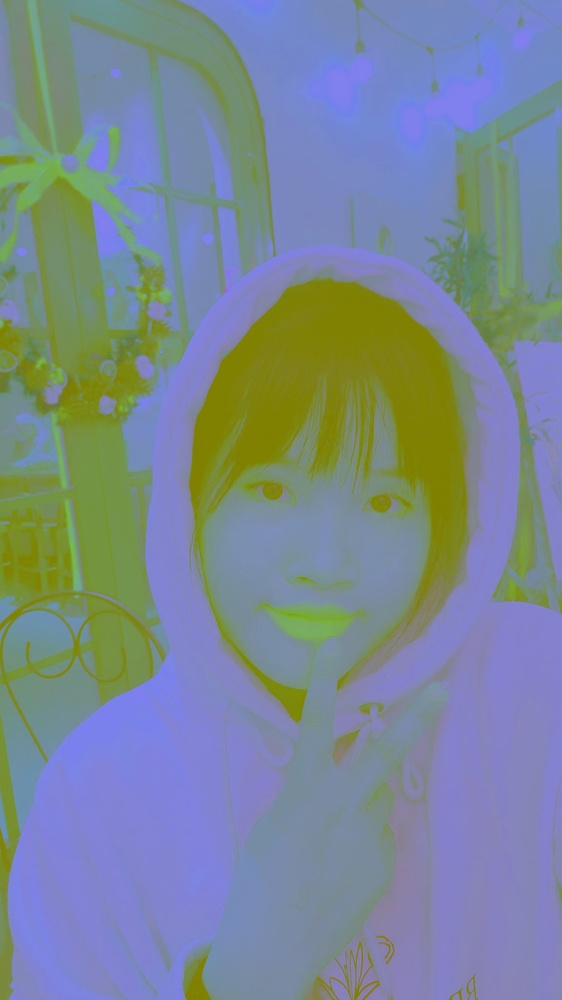
#> input picture Tut03/ycrcb_image.jpg, 562 x 1000 px, shrunk from 1152 x 2048 before the run
$ python CLAHE.py
#> lines starting #> are read from the running program, lines starting #| are printed output that depends on the picture
import cv2
import numpy as np

# Load a low-contrast image
img = cv2.imread('ycrcb_image.jpg', cv2.IMREAD_COLOR)
#> img is the input picture: shape (1000, 562, 3); mean B, G, R 148.9, 136.2, 122.5

# Convert the image to grayscale
gray = cv2.cvtColor(img, cv2.COLOR_BGR2GRAY)
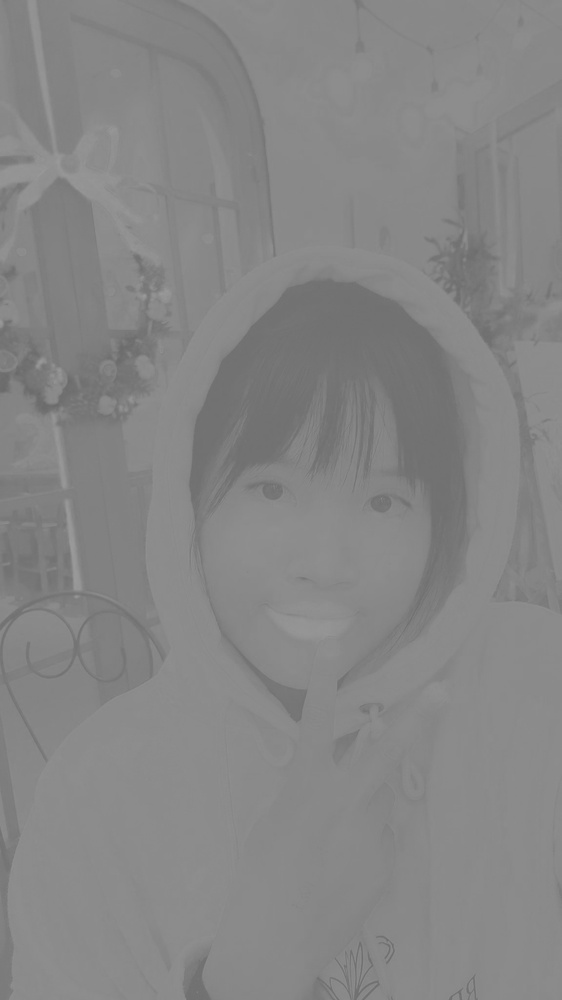
#> gray: shape (1000, 562); min 105, max 155, mean 133.5

# Apply CLAHE to the grayscale image
clahe = cv2.createCLAHE(clipLimit=2.0, tileGridSize=(8,8))
clahe_gray = clahe.apply(gray)

# Convert the CLAHE-equalized grayscale image back to color
clahe_img = cv2.cvtColor(clahe_gray, cv2.COLOR_GRAY2BGR)

# Combine the original and enhanced images for comparison
result = np.hstack((img, clahe_img))
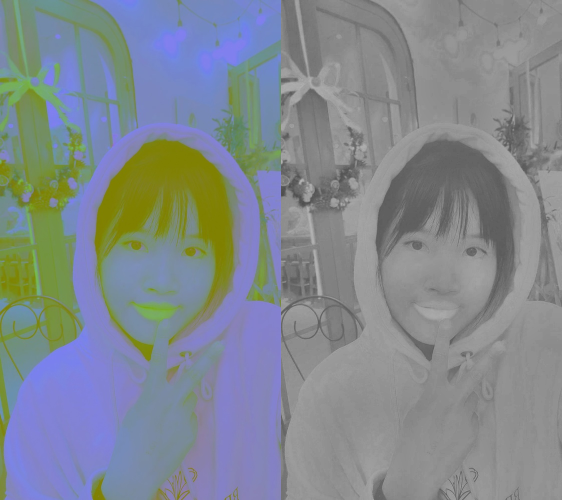
#> result: shape (1000, 1124, 3) (shown at 1/2 size); mean B, G, R 143.4, 137, 130.2

cv2.imwrite('CLAHE.jpg', result)
